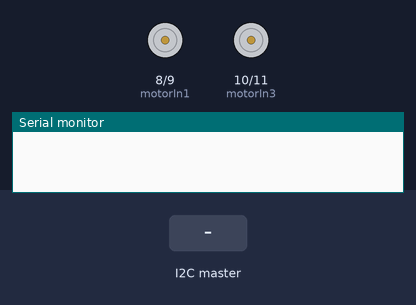
The sketch below on a simulated Arduino Uno, built with avr-gcc and run on an emulated ATmega328P. Shown: motor-driver pin pairs drawn as motors (green arrow = first pin HIGH = forward, orange = second pin HIGH = backward, longer = more drive), the last lines printed to the serial monitor. Inputs (shaded band) come from the test bench.

Above: at 1.2 s.
1.3 s: the I2C master sends "w"
At 2.5 s:
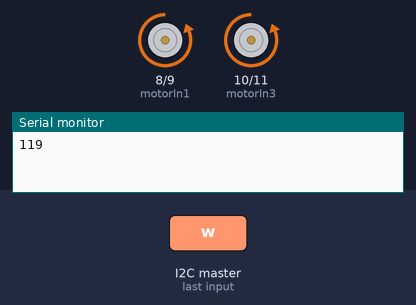
2.8 s: the I2C master sends "s"
At 3.8 s:
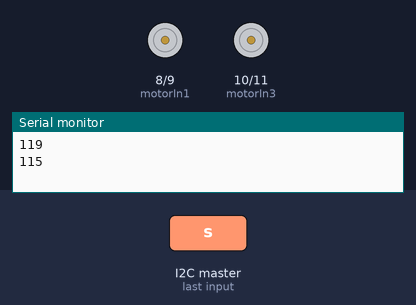
4.3 s: the I2C master sends "a"
At 4.9 s:
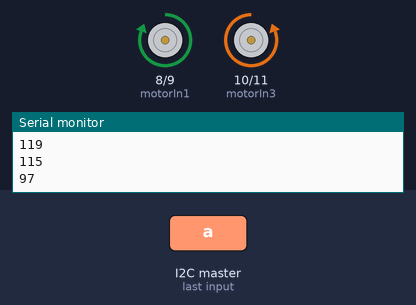
5.8 s: the I2C master sends "d"
At 6.1 s:
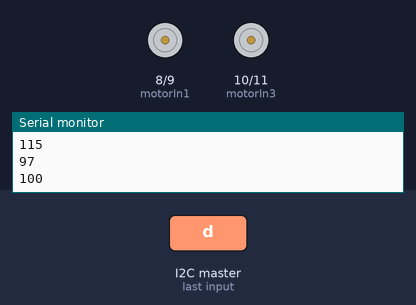
7.3 s: the I2C master sends "s"
At 8.4 s:
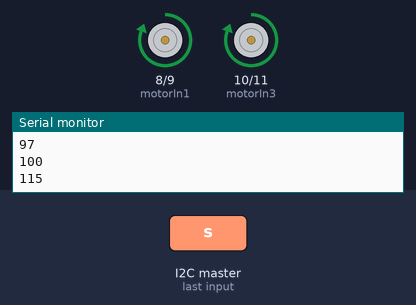
Timing chart, 0 to 9.8 s (numbered marks = the images above; inputs shaded):
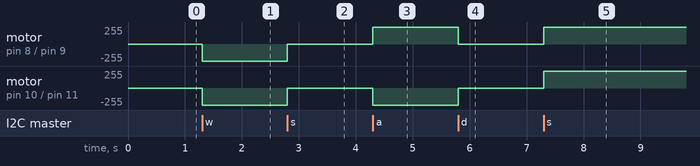

The sketch:

L298P_nano.ino
```cpp
#include <SoftwareSerial.h>
#include <Wire.h>
//SoftwareSerial BTSerial(2, 3); // 接收腳, 傳送腳
/* Input for motorA:
   IN1      IN2      Action
   LOW      LOW      Motor Stop
   HIGH     LOW      Motor moves forward
   LOW      HIGH     Motor moves backward
   HIGH     HIGH     Motor Stop
*/
const int motorIn1 = 8;//左輪
const int motorIn2 = 9;
const int motorIn3 = 10;//右輪
const int motorIn4 = 11;

int state = 0;
int value;


const int DELAY = 1000;
void leftforward()
{
  digitalWrite(motorIn1, LOW);
  digitalWrite(motorIn2, HIGH);
  }

void rightforward()
{
  digitalWrite(motorIn3, LOW);
  digitalWrite(motorIn4, HIGH);
  }

void leftbackward()
{
  digitalWrite(motorIn1, HIGH);
  digitalWrite(motorIn2, LOW);
  }

void rightbackward()
 {
  digitalWrite(motorIn3, HIGH);
  digitalWrite(motorIn4, LOW);
  }

void Stop()
{
  digitalWrite(motorIn1, LOW);
  digitalWrite(motorIn2, LOW);
  digitalWrite(motorIn3, LOW);
  digitalWrite(motorIn4, LOW);
  }

  void receiveEvent(int howMany) {
    value = Wire.read();
    Serial.println(value);
    switch(value)
    {
      case 'w':
        if(state==0){
          state=1;
          leftforward();
          rightforward();
        }else{
          state=0;
          Stop();
        }
        break;

      case 's':
        if(state==0){
          state=1;
          leftbackward();
          rightbackward();
        }else{
          state=0;
          Stop();
        }
        break;

      case 'a':
        if(state==0){
          state=1;
          rightforward();
          leftbackward();
        }else{
          state=0;
          Stop();
        }
        break;

      case 'd':
        if(state==0){
          state=1;
          leftforward();
          rightbackward();
        }else{
          state=0;
          Stop();
        }
        break;

      default:
        Stop();
        break;
      }

}

void setup()
{
  //BTSerial.begin(9600);

  Wire.begin(8);
  Wire.onReceive(receiveEvent); // register event
  Serial.begin(115200); // start serial for output
  pinMode(motorIn1, OUTPUT);
  pinMode(motorIn2, OUTPUT);
  pinMode(motorIn3, OUTPUT);
  pinMode(motorIn4, OUTPUT);

}

void loop()
{
  delay(100);
}
```

Measured:
- after the input at 1.3 s, motor on pin 8 (motorIn1) / pin 9 (motorIn2), motor on pin 10 (motorIn3) / pin 11 (motorIn4): stopped → backward 255/255 at once
- after the input at 2.8 s, motor on pin 8 (motorIn1) / pin 9 (motorIn2), motor on pin 10 (motorIn3) / pin 11 (motorIn4): backward 255/255 → stopped at once
- after the input at 4.3 s, motor on pin 8 (motorIn1) / pin 9 (motorIn2): stopped → forward 255/255 at once; motor on pin 10 (motorIn3) / pin 11 (motorIn4): stopped → backward 255/255 at once
- after the input at 5.8 s, motor on pin 8 (motorIn1) / pin 9 (motorIn2): forward 255/255 → stopped at once; motor on pin 10 (motorIn3) / pin 11 (motorIn4): backward 255/255 → stopped at once
- after the input at 7.3 s, motor on pin 8 (motorIn1) / pin 9 (motorIn2), motor on pin 10 (motorIn3) / pin 11 (motorIn4): stopped → forward 255/255 at once
